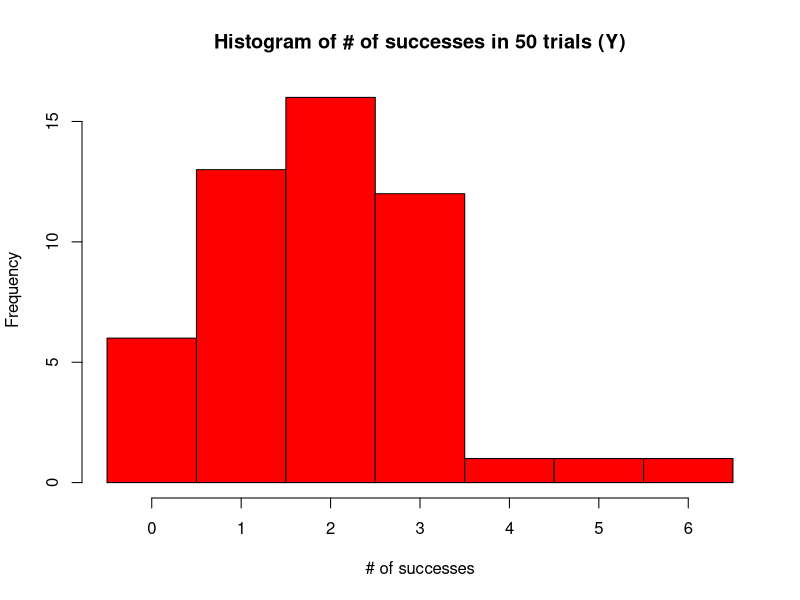
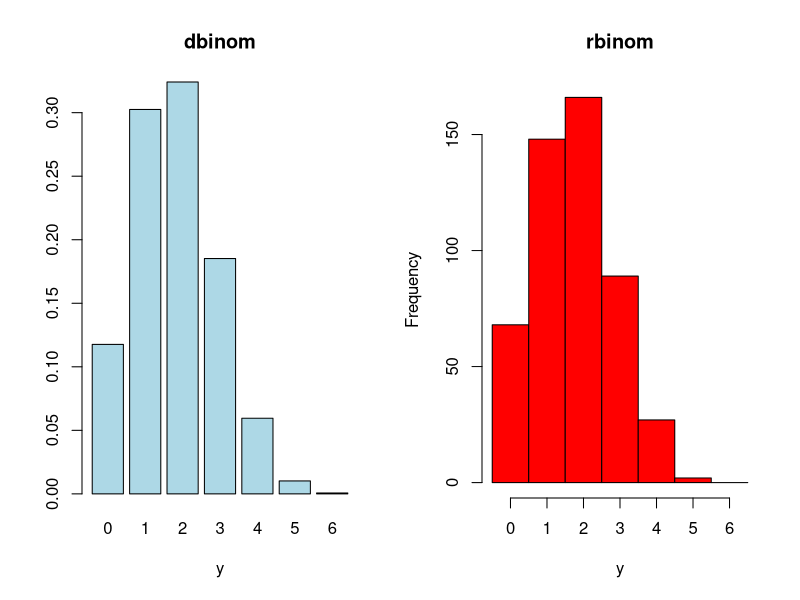
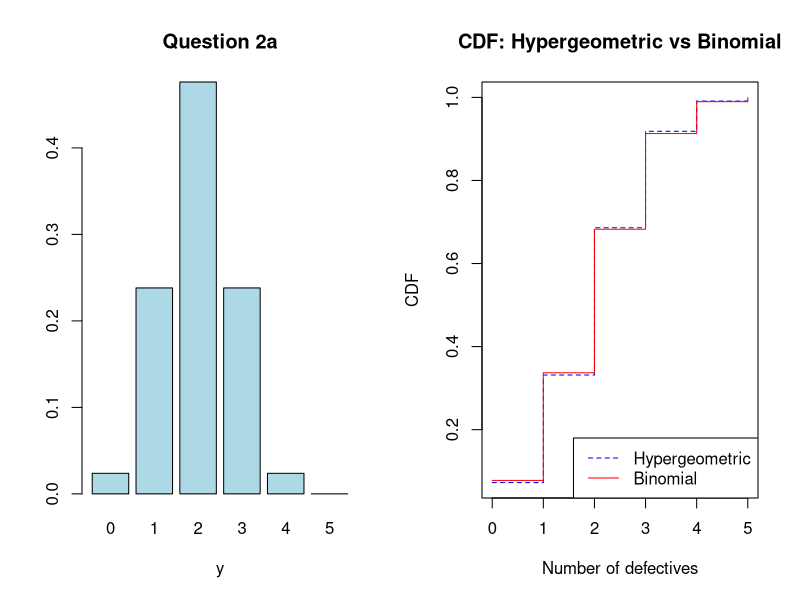
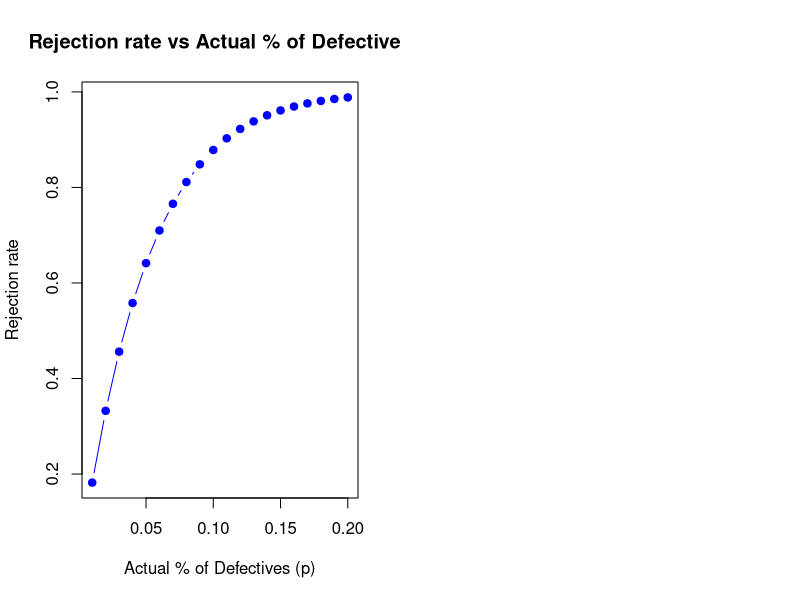

Reproduce these figures in R, in order.
    # lab 4

    # Q1)
    nBern = 50*6
    set.seed(3129)
    x = sample(c(0,1), nBern, replace = T, prob=c(0.7, 0.3))
    x = matrix(x, 50, 6) # matrix with 50 rows and 6 columns

    # compute # of successes in each row
    y = apply(x, 1, sum) ## ..., 2, ... will be column sums

    par(mfrow=c(1,1))
    hist(y, breaks=seq(-0.5,6.5,1), main="Histogram of # of successes in 50 trials (Y)", xlab="# of successes", col="red")

    # Q1b)
    print(sum(y))

    # Q1c)

    # Q1d) 
    py = dbinom(0:6,6,0.3)
    y = rbinom(500, size = 6, prob = 0.3)
    par(mfrow=c(1,2))
    barplot(py, names.arg = 0:6, main="dbinom", xlab="y", col="lightblue")
    hist(y, breaks=seq(-0.5,6.5,1), main="rbinom", xlab="y", col="red")
    
    # Q2a)
    py = dhyper(0:5,4,6,5) # k=4 is the 2nd number and N-k=6 is 3rd
    barplot(py, names.arg = 0:5, main="Question 2a", xlab="y", col="lightblue")
    print(sum(py[3:5])) # P(2<=X<=4)
    
    #Q2b)
    prob_b = 4/10    
    b = dbinom(0:5, size = 5, prob = prob_b)
    print(sum(b[3:5])) # P(2<=X<=4)

    # Q2c)
    N = 100
    k = 40
    n = 5
    x = 0:5
    py = dhyper(x, k, N-k, n)
    print(sum(py[3:5])) # P(2<=X<=4)

    prob_b = k/N
    b = dbinom(x, size = n, prob = prob_b)
    print(sum(b[3:5])) # P(2<=X<=4)

    # Q2d)
    c_hyper = phyper(x, k, N-k, n)
    c_binom = pbinom(x, size=n, prob=k/N)

    plot(x, c_hyper, type = "s", col = "blue", lty = 2,
        main = "CDF: Hypergeometric vs Binomial",
        xlab = "Number of defectives", ylab = "CDF") # plot hypergeometric CDF

    lines(x, c_binom, type = "s", col = "red", lty = 1) # add binomial CDF

    legend("bottomright", legend = c("Hypergeometric", "Binomial"),
        col = c("blue", "red"), lty = c(2,1)) # so I can see which is which



    # Q3a)
    n = 20
    p_vals = seq(0.01, 0.2, by = 0.01)
    rejection_rate = numeric(length(p_vals)) # init

    for (i in 1:length(p_vals)) {
        p = p_vals[i]
        rejection_rate[i] = 1 - dbinom(0, size = n, prob = p)
    }
    rejection_rate

    plot(p_vals, rejection_rate, type = "b", pch = 19, col = "blue",
     xlab = "Actual % of Defectives (p)",
     ylab = "Rejection rate",
     main = "Rejection rate vs Actual % of Defectives")